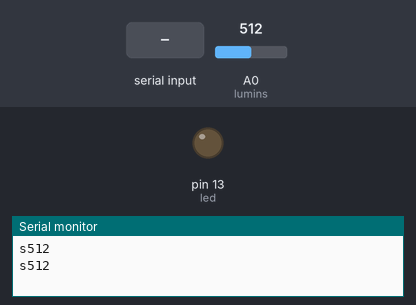
Recording of a sketch running on a simulated Arduino Uno, built with avr-gcc and run on an emulated ATmega328P. Shown: output pins drawn as LEDs (lit = HIGH), the last lines printed to the serial monitor. The test bench sets the inputs (shaded band); at power-on: A0 (lumins) = 512.

Above: at 1.2 s.
1.3 s: "l\n" received over Serial
At 3.2 s:
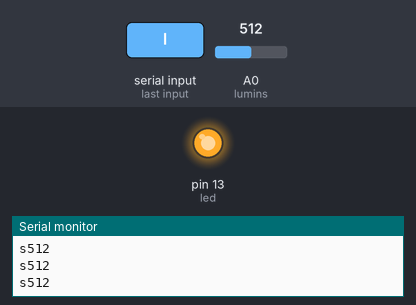
3.5 s: "d\n" received over Serial
At 4.8 s:
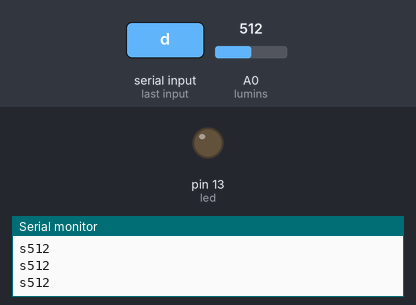
Timing chart, 0 to 6.5 s (numbered marks = the images above; inputs shaded):
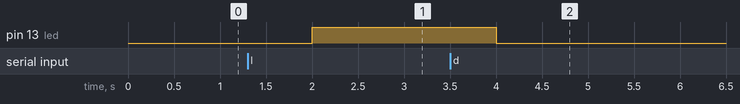

The sketch:

app_inventor.ino
```cpp
//Variáveis
int lumins = A0;
int led = 13;
char inChar = 'd';

//Informações iniciais
void setup() {
  Serial.begin(9600);
  pinMode(led, OUTPUT);
}

void loop() {
  Serial.available();//Esperando Informação da porta Serial
  inChar = (char)Serial.read();//Lendo informação
  if(inChar == 'd'){//Codição para acender led
    digitalWrite(led,LOW);
  }else if(inChar == 'l'){
    digitalWrite(led,HIGH);
  }
  Serial.print("s");//Enviando informações para a porta Serial
  Serial.print(analogRead(lumins));
  Serial.print("\n");
  delay(1000);
}
```

Measured:
- after the input at 1.3 s, pin 13 (led): LOW → HIGH after 0.70 s
- after the input at 3.5 s, pin 13 (led): HIGH → LOW after 0.50 s
